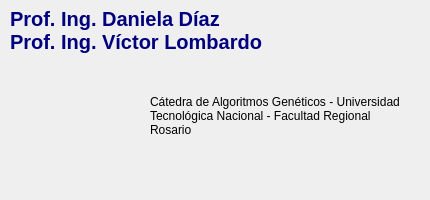
        <widget class="QWidget" name="tab_10">
         <attribute name="title">
          <string>Profesores</string>
         </attribute>
         <widget class="QFrame" name="frame_11">
          <property name="geometry">
           <rect>
            <x>10</x>
            <y>0</y>
            <width>411</width>
            <height>191</height>
           </rect>
          </property>
          <property name="frameShape">
           <enum>QFrame::NoFrame</enum>
          </property>
          <property name="frameShadow">
           <enum>QFrame::Raised</enum>
          </property>
          <widget class="QLabel" name="label_64">
           <property name="geometry">
            <rect>
             <x>0</x>
             <y>0</y>
             <width>261</width>
             <height>61</height>
            </rect>
           </property>
           <property name="font">
            <font>
             <family>MS Sans Serif</family>
             <pointsize>15</pointsize>
             <weight>75</weight>
             <italic>false</italic>
             <bold>true</bold>
            </font>
           </property>
           <property name="text">
            <string>&lt;html&gt;&lt;head/&gt;&lt;body&gt;&lt;p&gt;&lt;span style=&quot; color:#00007f;&quot;&gt;Prof. Ing. Daniela Díaz&lt;br/&gt;Prof. Ing. Víctor Lombardo&lt;/span&gt;&lt;/p&gt;&lt;/body&gt;&lt;/html&gt;</string>
           </property>
          </widget>
          <widget class="QLabel" name="label_65">
           <property name="geometry">
            <rect>
             <x>140</x>
             <y>80</y>
             <width>261</width>
             <height>71</height>
            </rect>
           </property>
           <property name="text">
            <string>Cátedra de Algoritmos Genéticos - Universidad Tecnológica Nacional - Facultad Regional Rosario</string>
           </property>
           <property name="scaledContents">
            <bool>false</bool>
           </property>
           <property name="wordWrap">
            <bool>true</bool>
           </property>
          </widget>
          <widget class="QLabel" name="label_66">
           <property name="geometry">
            <rect>
             <x>20</x>
             <y>60</y>
             <width>111</width>
             <height>121</height>
            </rect>
           </property>
           <property name="text">
            <string/>
           </property>
           <property name="pixmap">
            <pixmap>Logo/LogoFacultad.png</pixmap>
           </property>
           <property name="scaledContents">
            <bool>true</bool>
           </property>
          </widget>
         </widget>
        </widget>
